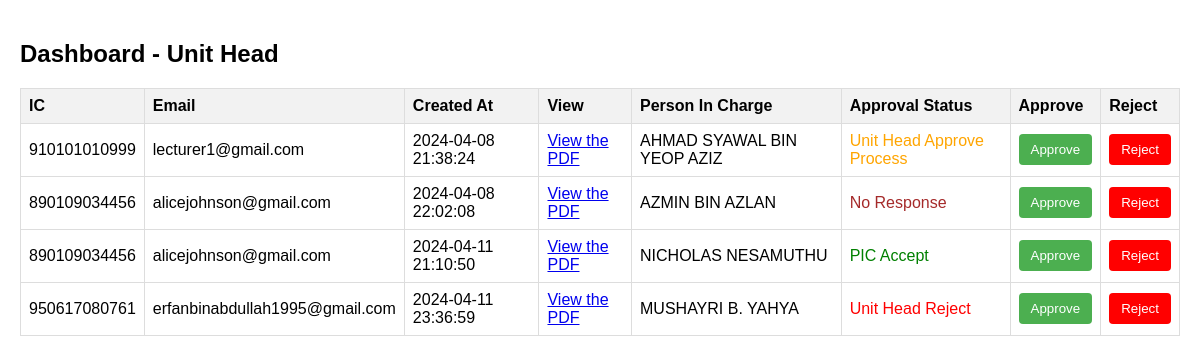
Page /dashboard_unithead.php on the committed database.
### tables this page shows
CREATE TABLE `form2a` (
  `id` int(11) NOT NULL,
  `ic` varchar(20) NOT NULL,
  `email` varchar(255) NOT NULL,
  `perkhidmatan` text NOT NULL,
  `created_at` timestamp NOT NULL DEFAULT current_timestamp(),
  `approval_status` int(11) DEFAULT 0,
  `pic` varchar(255) DEFAULT NULL
);

CREATE TABLE `form2b` (
  `id` int(11) NOT NULL,
  `ic` varchar(20) NOT NULL,
  `email` varchar(100) NOT NULL,
  `tugasan_kerja` varchar(50) DEFAULT NULL,
  `saiz` varchar(50) DEFAULT NULL,
  `konsep` varchar(100) DEFAULT NULL,
  `perkataan` text DEFAULT NULL,
  `durasi_video` varchar(50) DEFAULT NULL,
  `gambar_logo` varchar(255) DEFAULT NULL,
  `created_at` timestamp NOT NULL DEFAULT current_timestamp(),
  `approval_status` int(11) DEFAULT 0,
  `pic` varchar(255) DEFAULT NULL
);

### dashboard_unithead.php (the view, shortened to what this page needs)
<?php
include 'database.php';
?>
<!DOCTYPE html>
<html lang="en">
<head>
</head>
<body>
<h2>Dashboard - Unit Head</h2>
<table>
    <thead>
        <tr>
            <th>IC</th>
            <th>Email</th>
            <th>Created At</th>
            <th>View</th>
            <th>Person In Charge</th>
            <th>Approval Status</th>
            <th>Approve</th>
            <th>Reject</th>
        </tr>
    </thead>
    <tbody>
        <?php
        $form2a_query = "SELECT * FROM form2a";
        $form2a_result = mysqli_query($conn, $form2a_query);
        while ($row = mysqli_fetch_assoc($form2a_result)) {
            echo "<tr>";
            echo "<td>" . $row['ic'] . "</td>";
            echo "<td>" . $row['email'] . "</td>";
            echo "<td>" . $row['created_at'] . "</td>";
            echo "<td>";
            echo "<a href='maro_pdf1.php?ic=" . $row["ic"] . "&id=" . $row["id"] . "'>View the PDF</a>";
            echo "</td>";
            $pic = $row['pic'];
            $status = $row['approval_status'];
            echo "<td>";
            echo $pic !== '' ? $pic : "Not Assigned yet";
            echo "</td>";
            echo "<td>";
            if ($status == 0) {
                echo "<span style='color: brown;'>No Response</span>";
            } elseif ($status == 1) {
                echo "<span style='color: blue;'>PIC Decline</span>";
            } elseif ($status == 2) {
                echo "<span style='color: red;'>Unit Head Reject</span>";
            } elseif ($status == 3) {
                echo "<span style='color: orange;'>Unit Head Approve Process</span>";
            } elseif ($status == 4) {
                echo "<span style='color: green;'>PIC Accept</span>";
            } else {
                echo "No response";
            }
            echo "</td>";
            echo "<td><button class='approve-button' onclick='approveEntry1(" . $row['id'] . ")'>Approve</button></td>";
            echo "<td><button class='reject-button' onclick='rejectEntry1(" . $row['id'] . ")'>Reject</button></td>";
            echo "</tr>";
        }
        $form2b_query = "SELECT * FROM form2b";
        $form2b_result = mysqli_query($conn, $form2b_query);
        while ($row = mysqli_fetch_assoc($form2b_result)) {
            echo "<tr>";
            echo "<td>" . $row['ic'] . "</td>";
            echo "<td>" . $row['email'] . "</td>";
            echo "<td>" . $row['created_at'] . "</td>";
            echo "<td>";
            echo "<a href='maro_pdf2.php?ic=" . $row["ic"] . "&id=" . $row["id"] . "'>View the PDF</a>";
            echo "</td>";
            $pic = $row['pic'];
            $status = $row['approval_status'];
            echo "<td>";
            echo $pic ?? "Not Assigned yet";
            echo "</td>";
            echo "<td>";
            if ($status == 0) {
                echo "<span style='color: brown;'>No Response</span>";
            } elseif ($status == 1) {
                echo "<span style='color: blue;'>PIC Decline</span>";
            } elseif ($status == 2) {
                echo "<span style='color: red;'>Unit Head Reject</span>";
            } elseif ($status == 3) {
                echo "<span style='color: orange;'>Unit Head Approve Process</span>";
            } elseif ($status == 4) {
                echo "<span style='color: green;'>PIC Accept</span>";
            } else {
                echo "No response";
            }
            echo "</td>";
            echo "<td><button class='approve-button' onclick='approveEntry2(" . $row['id'] . ")'>Approve</button></td>";
            echo "<td><button class='reject-button' onclick='rejectEntry2(" . $row['id'] . ")'>Reject</button></td>";
            echo "</tr>";
        }
        ?>
    </tbody>
</table>
</body>
</html>

### dashboard_unithead.php (style rules this page uses)
body { font-family: Arial, sans-serif; margin: 0; padding: 20px; }
table { width: 100%; border-collapse: collapse; }
table, th, td { border: 1px solid #ddd; padding: 8px; text-align: left; }
th { background-color: #f2f2f2; }
.approve-button { background-color: #4caf50; color: white; padding: 8px 12px; border: none; border-radius: 4px; cursor: pointer; }
.reject-button { background-color: red; color: white; padding: 8px 12px; border: none; border-radius: 4px; cursor: pointer; }

### rows in the picture
form2a: ic "910101010999", email "lecturer1@gmail.com", created_at "2024-04-08 21:38:24", pic "AHMAD SYAWAL BIN YEOP AZIZ", approval_status "Unit Head Approve Process"
form2a: ic "890109034456", email "alicejohnson@gmail.com", created_at "2024-04-08 22:02:08", pic "AZMIN BIN AZLAN", approval_status "No Response"
form2b: ic "890109034456", email "alicejohnson@gmail.com", created_at "2024-04-11 21:10:50", pic "NICHOLAS NESAMUTHU", approval_status "PIC Accept"
form2b: ic "950617080761", email "erfanbinabdullah1995@gmail.com", created_at "2024-04-11 23:36:59", pic "MUSHAYRI B. YAHYA", approval_status "Unit Head Reject"
